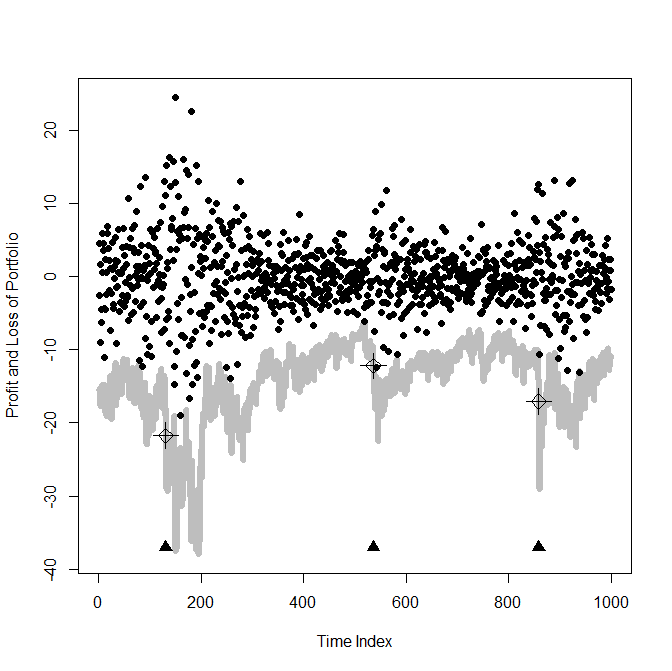

This figure's R source:
############################# computation of VaR using HAC-Clayton copula
rm(list = ls(all = TRUE))
graphics.off()

# please set working directory setwd('C:/...') setwd('~/...') #
# linux/mac os setwd('/Users/...') # windows

libraries = c("HAC", "CDVine", "fGarch", "foreach", "doParallel", "copula")
lapply(libraries, function(x) if (!(x %in% installed.packages())) {
    install.packages(x)
})
lapply(libraries, library, quietly = TRUE, character.only = TRUE)

############################# set up
eps1                = read.csv("eps1.csv")
sp.126              = read.csv("sp126.csv", header = T)[, -c(1, 2)]
p1                  = sp.126[-1, ]
p2                  = sp.126[-length(sp.126[, 1]), ]
l.r                 = 100 * log(p1/p2)
r                   = l.r
r1                  = r[, -c(1)]
r2                  = r1
dims                = 5
attach(r2)
r2                  = data.frame(cbind(AVB, EQR, TXN, ADI, LLY))
M                   = 1000
backtestNr          = 1000
VaR                 = matrix(NA, backtestNr, 4)
slidingWindowLength = 300
eps                 = matrix(NA, backtestNr, dim(r2)[2])
colnames(eps)       = colnames(r2)
eps1                = data.frame()
dat                 = eps1
paraMat             = list()
para                = matrix(NA, dims, 4)
sigma               = matrix(NA, backtestNr, dims)

############################# estimation GARCH parameter
cl     = makeCluster(37)
registerDoParallel(cl)
getDoParWorkers()
dat    = r2
datMat = list()

for (i in 1:backtestNr) {
    datMat[[i]] = dat[c(i:(i + (slidingWindowLength - 1))), 1:dims]
}
lengthPara  = 4
lengthEps1  = slidingWindowLength
lengthSigma = slidingWindowLength

objFun = function(dMat) {
    paraComb = list()
    library(fGarch)
    for (i in 1:dims) {
        fit           = garchFit(~garch(1, 1), data = dMat[[i]], trace = F)
        eps1.loop     = fit@residuals/fit@sigma.t
        para.loop     = fit@fit$coef
        sigma.loop    = fit@sigma.t
        lengthPara    = length(para.loop)
        paraComb[[i]] = c(para.loop, sigma.loop, eps1.loop)
    }
    return(paraComb)
}
resultD = foreach(dMat = datMat) %dopar% objFun(dMat)
stopCluster(cl)

############################# estimation copula parameter
lengthPara  = 4  
lengthEps1  = slidingWindowLength  
lengthSigma = slidingWindowLength
totalLength = lengthPara + lengthEps1 + lengthSigma
epsComb     = list()
for (i in 1:backtestNr) {
    k            = pobs(as.data.frame(resultD[[i]]))
    epsComb[[i]] = k[-(1:(lengthPara + lengthEps1)), ] 
    
}
datMatEps = epsComb  
objFun = function(dMat) {
    library(HAC)
    colnames(dMat) = c("AVB", "EQR", "TXN", "ADI", "LLY")
    head(dMat)
    tree           = list(list(list("TXN", "ADI", 2.35), list("AVB", "EQR", 3.25), 
                          1.45), "LLY", 1.44)
    model          = hac(type = 3, tree = tree)
    result         = estimate.copula(dMat, hac = model, margins = "norm")  # 生成一个HAC model
    result
    plot(result, circles = 0.3, index = TRUE, l = 1.7)
    paraHAC        = get.params(result)
    paraHAC
    return(paraHAC)
}

ptm            = proc.time()  
cl             = makeCluster(37)
registerDoParallel(cl)  
getDoParWorkers()
resultDcopPara = foreach(dMat = datMatEps, .combine = "rbind") %dopar% 
                         objFun(dMat)  
stopCluster(cl)

############################# VaR computation
spread.real   = sp.126
attach(spread.real)
spread.real   = data.frame(cbind(AVB, EQR, TXN, ADI, LLY))
S             = rowSums(spread.real)
S1            = S[-1]
S2            = S[-length(S)]
S3            = S2 - S1  
L.real        = S3[301:(300 + backtestNr)]
lengthPara    = 4  
lengthEps1    = slidingWindowLength  
lengthSigma   = slidingWindowLength
totalLength   = lengthPara + lengthEps1 + lengthSigma
para.vec      = resultDcopPara  
VaR           = matrix(NA, backtestNr, 4) 
datMatIndex   = c(1:backtestNr)
objFunVaR     = function(dMat) {
    i         = dMat 
    library(HAC)
    para.EmployedHAC = para.vec[i, ]
    tree      = list(list(list("AVB", "EQR", para.EmployedHAC[4]), list("TXN", 
                     "ADI", para.EmployedHAC[3]), para.EmployedHAC[2]), "LLY", para.EmployedHAC[1])
    model     = hac(type = 3, tree = tree)
    u         = rHAC(M, model)
    u         = qnorm(u)  
    k         = as.data.frame(resultD[[i]])  
    k1        = k[c(1:lengthPara, lengthPara + lengthEps1, totalLength), ]  
    h         = sqrt(k1[2, ] + k1[3, ] * k1[lengthPara + 1, ]^2 * k1[lengthPara + 
                     2, ]^2 + k1[4, ] * k1[lengthPara + 1, ]^2)  
    k2        = matrix(NA, M, dims)
    k3        = matrix(NA, M, dims)
    k2[1, ]   = as.matrix(k1[1, ])  
    mu.t      = k2[rep(1, M), ]  
    k3[1, ]   = as.matrix(k1[lengthPara + 1, ])  
    sig.t     = k3[rep(1, M), ] 
    R         = mu.t + sig.t * u 
    spread    = spread.real 
    s1        = spread[i + (slidingWindowLength), ]  
    st        = data.frame(matrix(NA, M, dims))  
    st[1, ]   = s1
    st        = st[rep(1, M), ]
    L.sim     = matrix(NA, M, 1)  
    L.sim     = rowSums(st * (exp(0.01 * R) - 1))  
    VaRt1005  = quantile(L.sim, 0.05)
    VaRt1001  = quantile(L.sim, 0.01)
    VaRt10005 = quantile(L.sim, 0.005)
    VaRt10001 = quantile(L.sim, 0.001)
    VaRt      = c(VaRt1005, VaRt1001, VaRt10005, VaRt10001)
    head(VaRt)
    return(VaRt) 
}

cl         = makeCluster(37)
registerDoParallel(cl) 
getDoParWorkers()
resultVaR  = foreach(dMat = datMatIndex, .combine = "rbind") %dopar% objFunVaR(dMat)  
stopCluster(cl)
head(resultVaR) 
VaR        = resultVaR
resultComb = data.frame(L.real, VaR)

############################# exceeding ratio
Exceeding_Ratio = numeric(4)
for (alpha in 2:5) {
    nullVector = rep(0, backtestNr)
    for (i in 1:length(resultComb[, alpha])) {
        if (resultComb[, 1][i] < resultComb[, alpha][i]) {
            nullVector[i] = 1
        } else {
            nullVector[i] = 0
        }
    }
    Exceeding_Ratio[alpha] = sum(nullVector)/backtestNr
}
Exceeding_Ratio

############################# plot of VaR and quantile = 0.001
alpha           = 5
ptForPlot       = c(min(resultComb[, 1]), min(resultComb[, 2]), min(resultComb[, 
                  3]), min(resultComb[, 4]), min(resultComb[, 5]))
lowPt           = min(ptForPlot)
upPt            = max(resultComb[, 1])
Portfolio_Value = seq(lowPt, upPt, length.out = length(resultComb[, 1]))
Time_Index      = 1:length(seq(lowPt, upPt, length.out = length(resultComb[, 
                  1])))
plot(Time_Index, 
     Portfolio_Value, 
     col   = "white", 
     pch   = 19, 
     cex   = 0.5, 
     xlab  = "Time Index", 
     ylab  = "Profit and Loss of Portfolio")
lines(resultComb[, alpha], col = "gray", lwd = 6)

for (i in 1:length(resultComb[, alpha])) {
    if (resultComb[, 1][i] < resultComb[, alpha][i]) {
        points(i, lowPt + 1, col = "black", pch = 17, cex = 1.5)  
        points(i, resultComb[, 1][i], 
               col = "black", 
               pch = 3, 
               cex = 2.5, 
               lwd = 1)  
        points(i, resultComb[, 1][i], 
               col = "black", 
               pch = 5, 
               cex = 1.5, 
               lwd = 1) 
    } else {
        points(i, resultComb[, 1][i], 
               col = "black", 
               pch = 19, 
               cex = 1) 
    }
}
